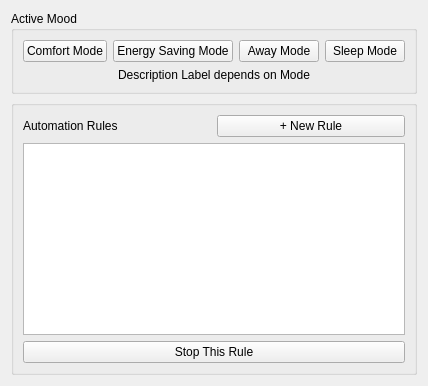
      <widget class="QWidget" name="Tab_automation">
       <attribute name="title">
        <string>Automation</string>
       </attribute>
       <layout class="QGridLayout" name="gridLayout_8">
        <item row="1" column="0">
         <widget class="QGroupBox" name="groupBox_3">
          <property name="title">
           <string/>
          </property>
          <layout class="QGridLayout" name="gridLayout_19">
           <item row="0" column="0">
            <layout class="QHBoxLayout" name="horizontalLayout_11">
             <item>
              <widget class="QLabel" name="label_4">
               <property name="text">
                <string>Automation Rules</string>
               </property>
              </widget>
             </item>
             <item>
              <widget class="QPushButton" name="pushButton_AddNewRule">
               <property name="text">
                <string>+ New Rule</string>
               </property>
              </widget>
             </item>
            </layout>
           </item>
           <item row="1" column="0">
            <widget class="QTableView" name="tableView_AutomationRules"/>
           </item>
           <item row="2" column="0">
            <widget class="QPushButton" name="pushButton_StopThisRule">
             <property name="text">
              <string>Stop This Rule</string>
             </property>
            </widget>
           </item>
          </layout>
         </widget>
        </item>
        <item row="0" column="0">
         <widget class="QGroupBox" name="groupBox_2">
          <property name="title">
           <string>Active Mood</string>
          </property>
          <layout class="QVBoxLayout" name="verticalLayout_3">
           <item>
            <layout class="QHBoxLayout" name="horizontalLayout_12">
             <item>
              <widget class="QPushButton" name="pushButton_ComfortMode">
               <property name="text">
                <string>Comfort Mode</string>
               </property>
              </widget>
             </item>
             <item>
              <widget class="QPushButton" name="pushButton_EnergySaving">
               <property name="text">
                <string>Energy Saving Mode</string>
               </property>
              </widget>
             </item>
             <item>
              <widget class="QPushButton" name="pushButton_AwayMode">
               <property name="text">
                <string>Away Mode</string>
               </property>
              </widget>
             </item>
             <item>
              <widget class="QPushButton" name="pushButton_SleepMode">
               <property name="text">
                <string>Sleep Mode</string>
               </property>
              </widget>
             </item>
            </layout>
           </item>
           <item>
            <widget class="QLabel" name="Fetched_ActiveMoodDefination">
             <property name="text">
              <string>&lt;html&gt;&lt;head/&gt;&lt;body&gt;&lt;p align=&quot;center&quot;&gt;Description Label depends on Mode&lt;/p&gt;&lt;/body&gt;&lt;/html&gt;</string>
             </property>
            </widget>
           </item>
          </layout>
         </widget>
        </item>
       </layout>
      </widget>
